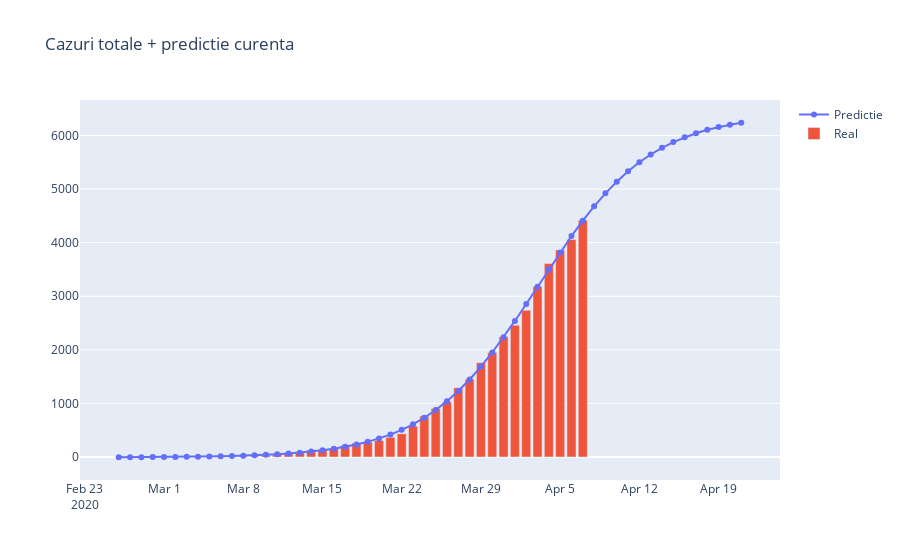
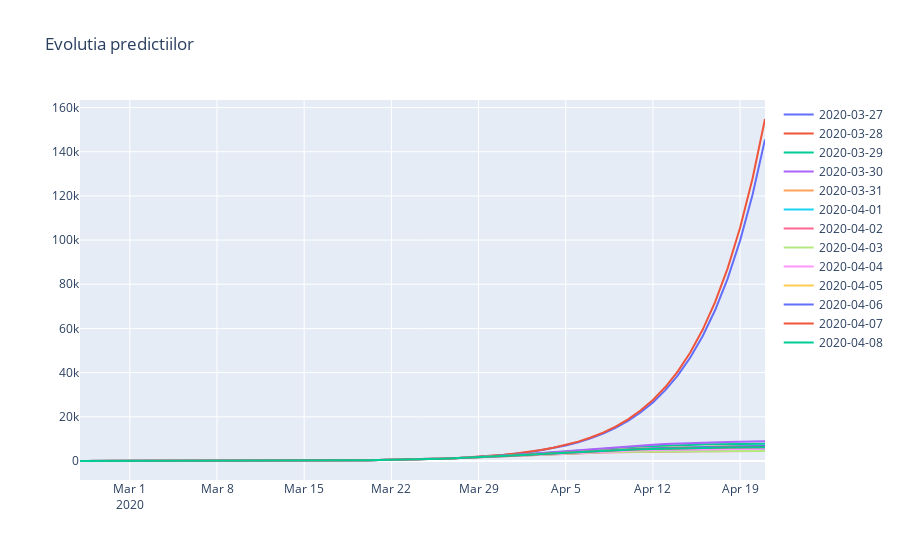
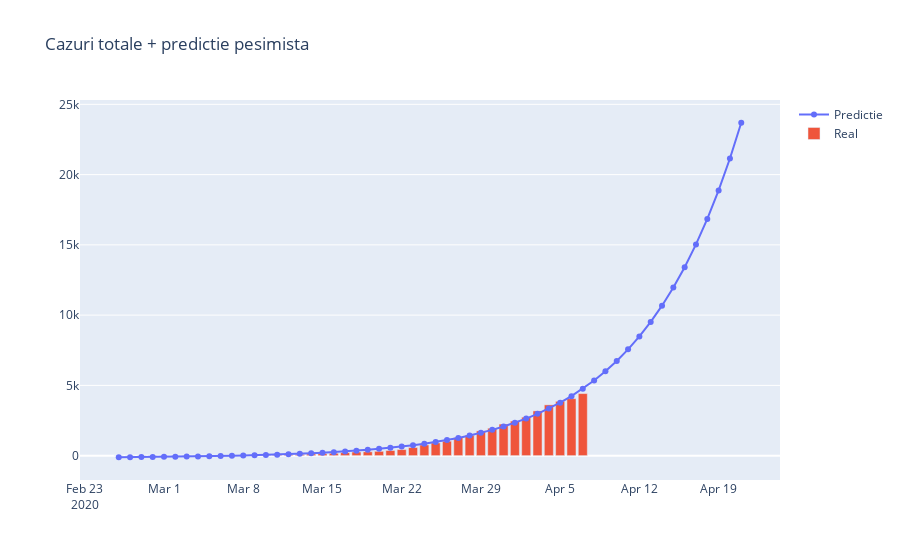
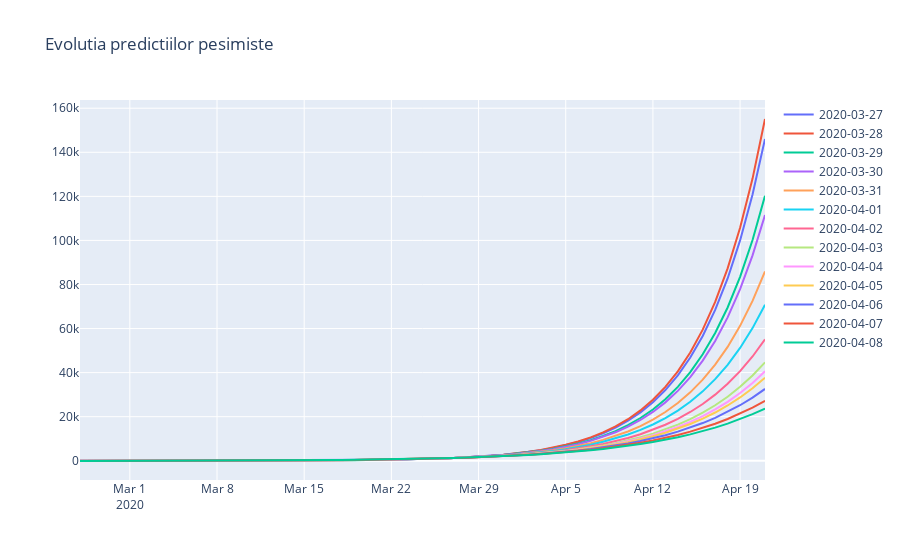

Notebook cell for these charts, in order:
### Code cell
plot_prediction(logistic, pacienti, "Cazuri totale + predictie curenta", divider=100000)
plot_predictions_history(logistic, pacienti, "Evolutia predictiilor", divider=100000)

plot_prediction(exponential, pacienti, "Cazuri totale + predictie pesimista", divider=1)
plot_predictions_history(exponential, pacienti, "Evolutia predictiilor pesimiste", divider=1)

plot_prediction(parabolic, pacienti, "Cazuri totale + predictie parabolica", divider=1)
plot_predictions_history(parabolic, pacienti, "Evolutia predictiilor parabolice", divider=1)

#plot_prediction(sigmoid, pacienti, "Cazuri totale + predictie sigmoid", divider=1000)
#plot_predictions_history(sigmoid, pacienti, "Evolutia predictiilor sigmoid", divider=1000)
